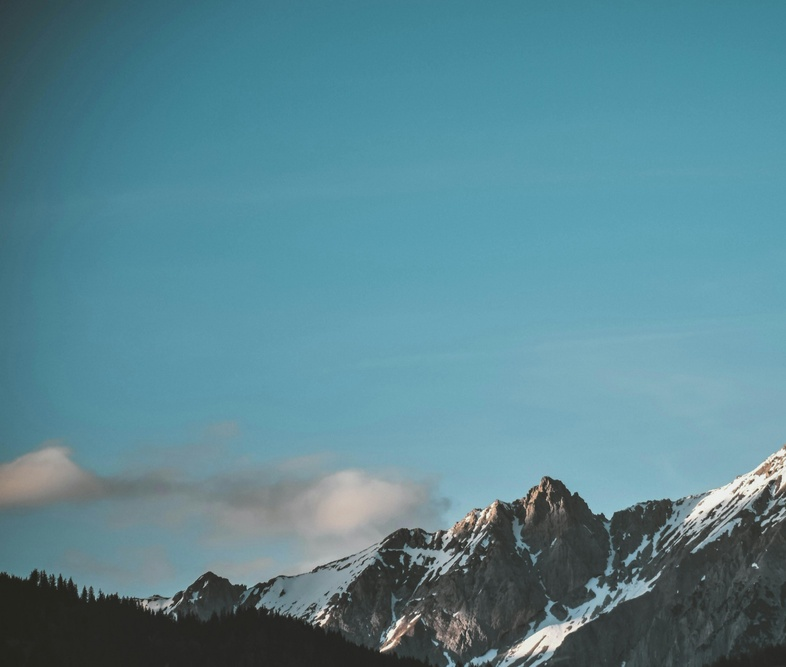
#> input picture images/mountain(1).jpg, 786 x 667 px, shrunk from 3218 x 2730 before the run; its folder holds 4 pictures in this run
$ python main.py
#> lines starting #> are read from the running program, lines starting #| are printed output that depends on the picture
import cv2
import numpy as np
import matplotlib.pyplot as plt
import os

# ====================================================
# Paso 1: Cargar y preprocesar un array de imágenes
# ====================================================

# Obtener todas las imágenes JPG de la carpeta 'images'
image_dir = 'images'  # Carpeta donde están las imágenes
image_paths = sorted([
    os.path.join(image_dir, f)
    for f in os.listdir(image_dir)
    if f.lower().endswith('.jpg')  # Acepta .jpg y .JPG
])

# Inicializar la lista donde se almacenarán las imágenes originales
images = []

for path in image_paths:
    image = cv2.imread(path)
#> image is the input picture: shape (667, 786, 3); mean B, G, R 146.3, 134.3, 89.5
    if image is None:
        print(f"Error al cargar la imagen: {path}")
        continue
    images.append(image)

# Verificar que se haya cargado al menos una imagen
if len(images) == 0:
    print("No se pudo cargar ninguna imagen. Verifica las rutas.")
    exit()

# ====================================================
# Función para unir dos imágenes mediante FAST, BRIEF y homografía
# ====================================================

def stitch_images(img1, img2):
    """
    Une dos imágenes utilizando detección de características (FAST), extracción de descriptores (BRIEF),
    emparejamiento, cálculo de homografía y warpPerspective.
    """

    gaussian_kernel_size = 15

    # Convertir ambas imágenes a escala de grises y aplicar desenfoque Gaussiano
    gray1 = cv2.cvtColor(img1, cv2.COLOR_BGR2GRAY)
    gray2 = cv2.cvtColor(img2, cv2.COLOR_BGR2GRAY)
    gray1 = cv2.GaussianBlur(gray1, (gaussian_kernel_size, gaussian_kernel_size), 0)
    gray2 = cv2.GaussianBlur(gray2, (gaussian_kernel_size, gaussian_kernel_size), 0)

    # -----------------------------------------------------
    # Detección de características con FAST y extracción de descriptores con BRIEF
    # -----------------------------------------------------
    fast = cv2.FastFeatureDetector_create()
    keypoints1 = fast.detect(gray1, None)
    keypoints2 = fast.detect(gray2, None)

    brief = cv2.xfeatures2d.BriefDescriptorExtractor_create()
    keypoints1, descriptors1 = brief.compute(gray1, keypoints1)
    keypoints2, descriptors2 = brief.compute(gray2, keypoints2)

    # -----------------------------------------------------
    # Emparejar descriptores entre las dos imágenes
    # -----------------------------------------------------
    # Para descriptores binarios se utiliza NORM_HAMMING
    matcher = cv2.BFMatcher(cv2.NORM_HAMMING, crossCheck=True)
    matches = matcher.match(descriptors1, descriptors2)

    # Ordenar las coincidencias según la distancia (menor distancia = mejor)
    matches = sorted(matches, key=lambda x: x.distance)

    # Filtrar las mejores coincidencias (15%)
    num_good_matches = max(4, int(len(matches) * 0.15))  # Se requieren al menos 4 coincidencias
    good_matches = matches[:num_good_matches]

    if len(good_matches) < 4:
        print("No hay suficientes coincidencias para calcular la homografía.")
        exit(1)

    # Extraer las coordenadas de los puntos coincidentes de cada imagen
    pts_img1 = np.float32([ keypoints1[m.queryIdx].pt for m in good_matches ]).reshape(-1, 1, 2)
    pts_img2 = np.float32([ keypoints2[m.trainIdx].pt for m in good_matches ]).reshape(-1, 1, 2)

    # Calcular la homografía que mapea los puntos de img2 a img1 utilizando RANSAC
    H, status = cv2.findHomography(pts_img2, pts_img1, cv2.RANSAC, 5.0)
    if H is None:
        print("No se pudo calcular la homografía.")
        return None

    # -----------------------------------------------------
    # Crear el panorama combinando las dos imágenes
    # -----------------------------------------------------
    h1, w1 = img1.shape[:2]
    h2, w2 = img2.shape[:2]

    # Calcular las esquinas de img2 y proyectarlas en img1 mediante la homografía
    corners_img2 = np.float32([[0, 0], [0, h2], [w2, h2], [w2, 0]]).reshape(-1, 1, 2)
    transformed_corners = cv2.perspectiveTransform(corners_img2, H)

    # Unir las esquinas de img1 y las transformadas de img2 para obtener las dimensiones del panorama
    corners_img1 = np.float32([[0, 0], [0, h1], [w1, h1], [w1, 0]]).reshape(-1, 1, 2)
    all_corners = np.concatenate((corners_img1, transformed_corners), axis=0)
    [x_min, y_min] = np.int32(all_corners.min(axis=0).ravel() - 0.5)
    [x_max, y_max] = np.int32(all_corners.max(axis=0).ravel() + 0.5)

    # Calcular la transformación de traslación para evitar coordenadas negativas
    translation_dist = [-x_min, -y_min]
    H_translation = np.array([[1, 0, translation_dist[0]],
                              [0, 1, translation_dist[1]],
                              [0, 0, 1]])

    panorama_width = x_max - x_min
    panorama_height = y_max - y_min

    # Aplicar la homografía y la traslación a img2
    panorama = cv2.warpPerspective(img2, H_translation.dot(H), (panorama_width, panorama_height))

    # Copiar img1 en el lienzo del panorama
    panorama[translation_dist[1]:h1 + translation_dist[1], translation_dist[0]:w1 + translation_dist[0]] = img1

    return panorama

# ====================================================
# Paso 2: Crear el panorama iterativo a partir del array de imágenes
# ====================================================
# Se toma la primera imagen como base y se van uniendo las siguientes
panorama = images[0]

for i in range(1, len(images)):
    print(f"Uniendo imagen {i+1} de {len(images)}...")
    result = stitch_images(panorama, images[i])
    if result is None:
        print(f"Error al unir la imagen {i+1}. Se detiene el proceso.")
        break
    panorama = result
#> this loop made 3 passes
#> pass 1, in stitch_images, `gray1 = cv2.cvtColor(img1, cv2.COLOR_BGR2GRAY)`:
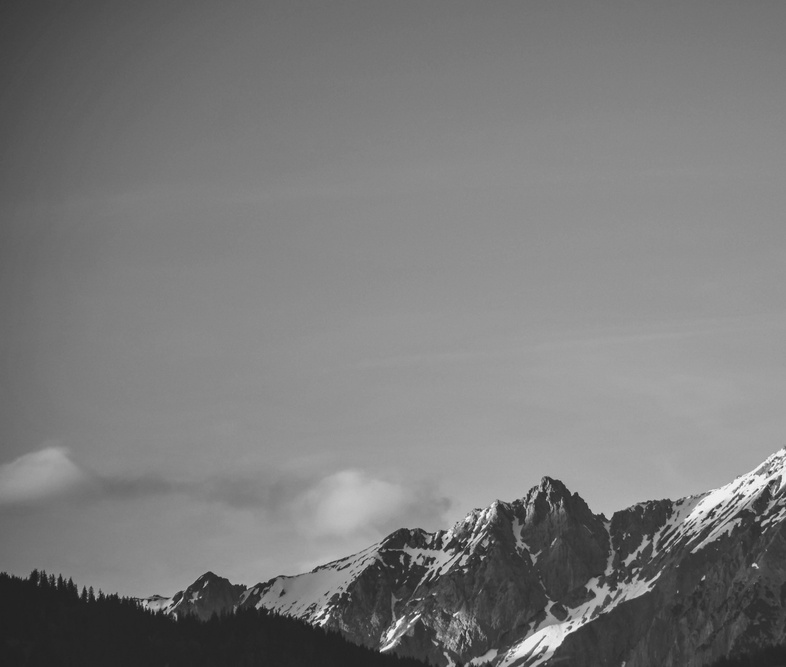
#> gray1: shape (667, 786); min 26, max 249, mean 122.3
#> pass 1, in stitch_images, `gray2 = cv2.cvtColor(img2, cv2.COLOR_BGR2GRAY)`:
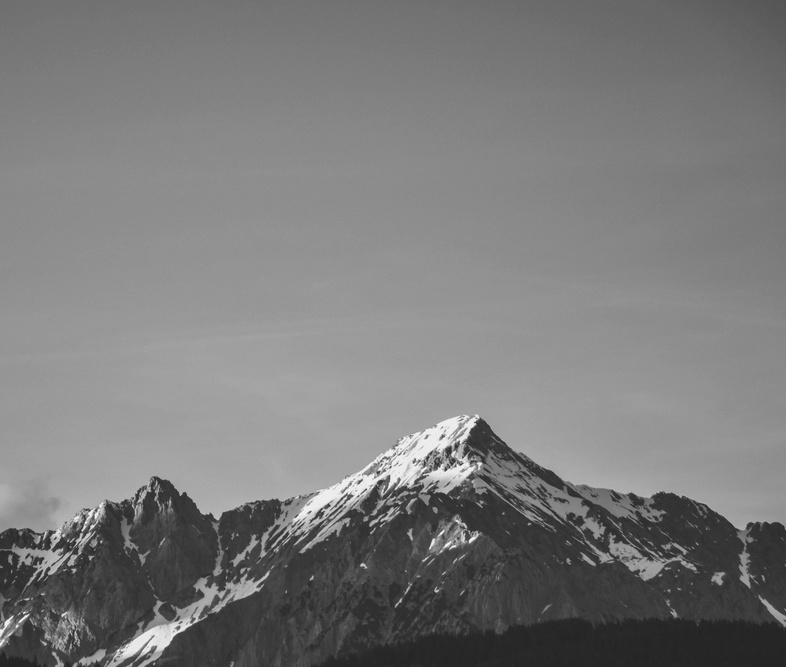
#> gray2: shape (667, 786); min 33, max 252, mean 122.4
#> pass 1, in stitch_images, `gray2 = cv2.GaussianBlur(gray2, (gaussian_kernel_size, gaussian_kernel..`:
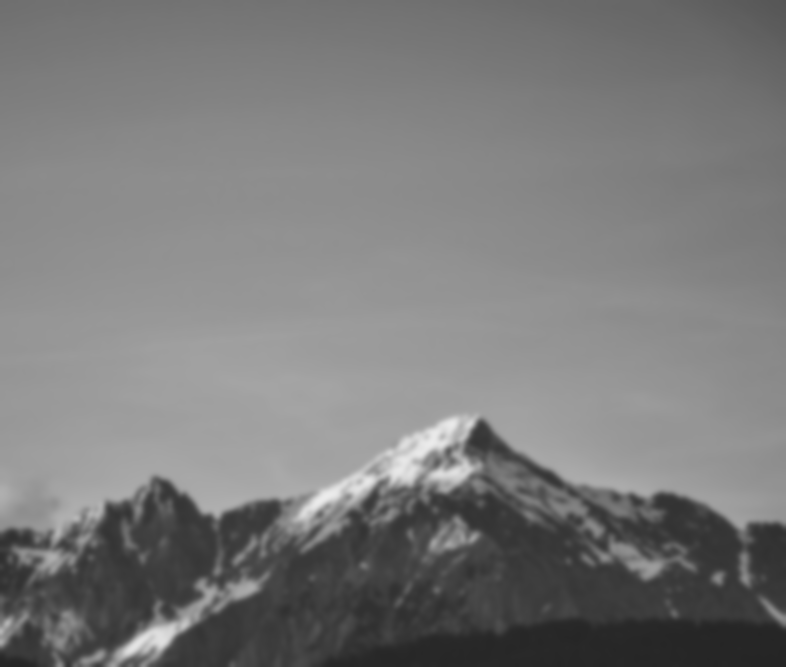
#> gray2: shape (667, 786); min 37, max 236, mean 122.4
#> after the loop:
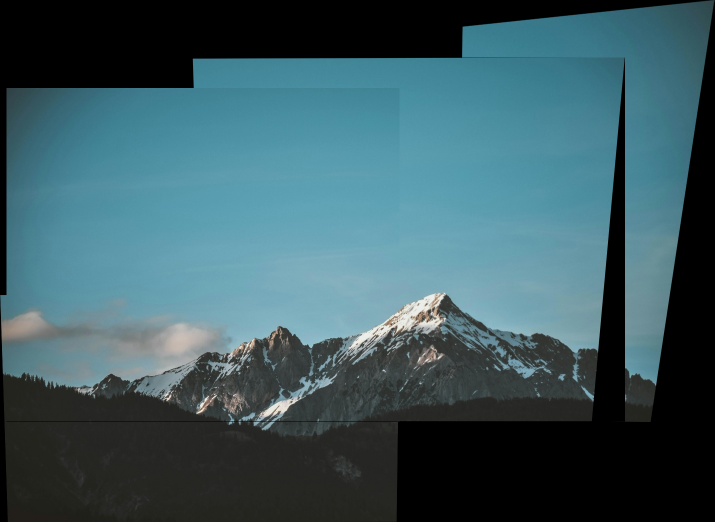
#> panorama: shape (1043, 1429, 3) (shown at 1/2 size); mean B, G, R 97.5, 89.9, 59.5

# ====================================================
# Paso 3: Visualización del panorama final
# ====================================================
if panorama is not None:
    plt.figure(figsize=(20, 10))
    plt.imshow(cv2.cvtColor(panorama, cv2.COLOR_BGR2RGB))
    plt.title('Panorama Combinado')
    plt.axis('off')
    plt.show()
else:
    print("No se pudo crear el panorama.")
